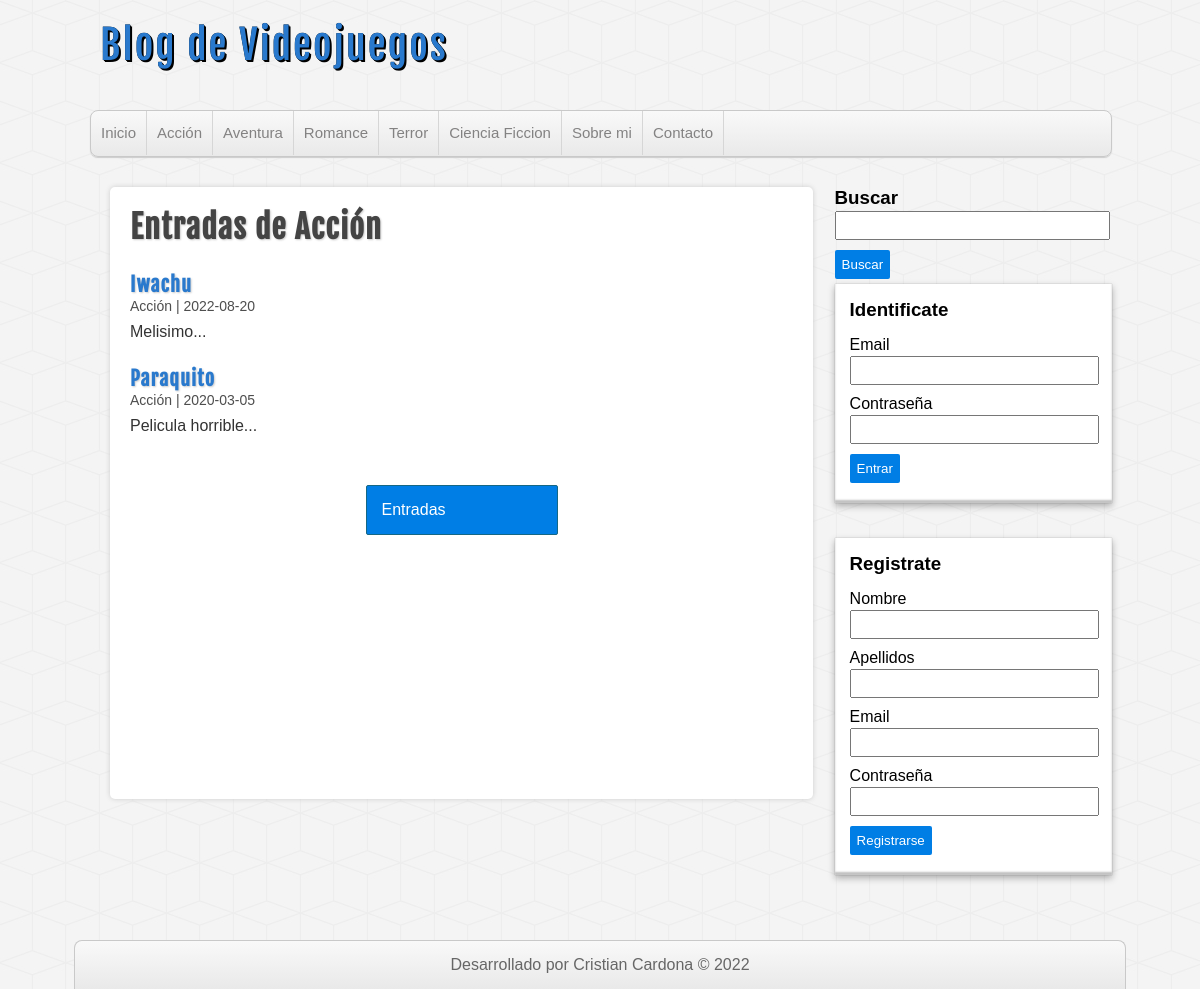
Page /proyecto-php/categoria.php?id=1 on the committed database.
### tables this page shows
CREATE TABLE categorias(
    id int(11) auto_increment not null,
    nombre varchar(100),
    CONSTRAINT PK_categorias PRIMARY KEY(id)
);

CREATE TABLE entradas(
    id int(11) auto_increment not null,
    usuario_id int(11) not null,
    categoria_id int(11) not null,
    titulo varchar(255) not null,
    descripcion MEDIUMTEXT,
    fecha date not null,
    CONSTRAINT PK_entradas PRIMARY KEY(id),
    CONSTRAINT FK_entradas_usuarios FOREIGN KEY(usuario_id)
    REFERENCES usuarios(id),
    CONSTRAINT FK_entradas_categorias FOREIGN KEY(categoria_id)
    REFERENCES categorias(id)
);

### proyecto-php/includes/helpers.php (called while the page is built, shortened)
<?php
    function conseguirCategorias($conexion){
        $sql = "SELECT * FROM categorias ORDER BY id ASC";
        $categorias = mysqli_query($conexion,$sql);
        $resultado = array();
        if($categorias && mysqli_num_rows($categorias) >= 1){
            $resultado = $categorias;
        }
        return $resultado;
    }
    function conseguirCategoria($conexion,$id){
        $sql = "SELECT * FROM categorias WHERE id ='$id'";
        $categorias = mysqli_query($conexion,$sql);
        $resultado = array();
        if($categorias && mysqli_num_rows($categorias) >= 1){
            $resultado = mysqli_fetch_assoc($categorias);
        }
        return $resultado;
    }
    function conseguirEntradas($conexion, $limit = false, $categoria = null, $busqueda = null){
        $sql = "SELECT en.*, ca.nombre as 'categoria' FROM entradas en ".
        "INNER JOIN categorias ca ON en.categoria_id = ca.id ";
        if(!empty($categoria)){
            $sql .= "WHERE en.categoria_id = $categoria ";
        }
        $sql .= " ORDER BY en.id DESC ";
        $entradas = mysqli_query($conexion, $sql);
        $resultado = array();
        if($entradas && mysqli_num_rows($entradas) >= 1){
            $resultado = $entradas;
        }
        return $resultado;
    }

### proyecto-php/categoria.php (the view, shortened to what this page needs)
<?php require_once 'includes/conexion.php'; ?>
<?php require_once 'includes/helpers.php'; ?>
<?php
    $categoria_actual = conseguirCategoria($conexion,$_GET['id']);
?>
<?php require_once 'includes/cabecera.php'; ?>
    <div id="contenedor">
    <?php require_once 'includes/lateral.php'; ?>
        <div id="principal">
            <h1>Entradas de <?=$categoria_actual['nombre']?></h1>
            <?php
                $entradas = conseguirEntradas($conexion,null,$_GET['id']);
                if(!empty($entradas) && mysqli_num_rows($entradas) >= 1):
                    while($entrada = mysqli_fetch_assoc($entradas)):
            ?>
                        <article class="entrada">
                            <a href="entrada.php?id=<?=$entrada['id']?>">
                                <h2><?=$entrada['titulo'];?></h2>
                                <span class="fecha"><?=$entrada['categoria']." | ".$entrada['fecha'] ?></span>
                                <p><?=substr($entrada['descripcion'], 0, 180)."...";?></p>
                            </a>
                        </article>
            <?php
                    endwhile;
                else:
            ?>
                <div class="alerta alerta-secondary">
                    No hay entradas en esta categoria
                </div>
            <?php
                endif;
            ?>
            <div id="ver-todas">
                <a href="">Entradas</a>
            </div>
        </div>
    <?php require_once 'includes/pie.php'; ?>
</body>
</html>

### proyecto-php/includes/cabecera.php (shortened to what this page needs)
<?php require_once 'includes/conexion.php'; ?>
<?php require_once 'includes/helpers.php'; ?>
<!DOCTYPE html>
<html lang="es">
<head>
    <link rel="stylesheet" href="assets/css/style.css">
</head>
<body>
    <header id="cabecera">
        <div id="logo">
            <a href="index.php">
                Blog de Videojuegos
            </a>
        </div>
        <nav id="menu">
            <ul>
                <li><a href="index.php">Inicio</a></li>
                <?php
                    $categorias = conseguirCategorias($conexion);
                    if(!empty($categorias)):
                        while($categoria = mysqli_fetch_assoc($categorias)):
                ?>
                            <li>
                                <a href="categoria.php?id=<?=$categoria['id']?>"><?=$categoria['nombre']?></a>
                            </li>
                <?php
                        endwhile;
                    endif;
                ?>
                <li><a href="index.php">Sobre mi</a></li>
                <li><a href="index.php">Contacto</a></li>
            </ul>
        </nav>
    </header>

### proyecto-php/assets/css/style.css (style rules this page uses)
* { margin: 0px; padding: 0px; font-family: sans-serif, Helvetica, Arial; text-decoration: none; }
body { background: url(../img/cubes.png) #F4F4F4; }
.fecha { color: #4e4e4e; margin-top:5px; font-size: 14px; }
#cabecera { width: 85%; height: auto; background: transparent; margin: 0px auto; }
#logo { float:left; width: 540px; height: 110px; }
#logo a { font-family: "fajala", Helvetica; font-size: 40px; letter-spacing: 2px; color: #2979CD; text-shadow: 0px 0px 0px black, 1px 1px 0px black, 2px 2px 0px black; transition: all 500ms; line-height: 90px; margin-left: 10px; }
#menu { clear: both; width: 100%; height: 45px; background: linear-gradient(to bottom, #f9f9f9 0px, #e9e9e9 100%); border: 1px solid #C9C9C9; border-radius: 8px; box-shadow: 0px 1px 1px #ccc; overflow: hidden; }
#menu ul { list-style: none; }
#menu ul li { float: left; line-height: 44px; border-right: 1px solid #D6D6D6; }
#menu ul li a { display: block; padding-left: 10px; padding-right: 10px; font-size: 15px; color: #838282; }
#contenedor { width: 85%; height: auto; margin: 0px auto; margin-top: 30px; margin-bottom: 30px; }
#principal { float: left; width: 65%; min-height: 572px; background:white; border-radius: 5px; box-shadow: 0px 0px 5px #ccc; margin-left: 20px; padding: 20px; overflow: hidden; }
#principal a { color: #333; }
#principal h1 { font-size: 32px; color: #444; letter-spacing: 1px; text-shadow: 1px 1px 2px #ccc; font-family: "fajala"; }
#principal h2 { font-size: 20px; color: #2979CD; text-shadow: 1px 1px 2px #ccc; letter-spacing: 1px; font-family: "fajala"; margin-top: 25px; }
#principal p { margin-top: 8px; }
#ver-todas a { display: block; border-radius: 2px; padding: 15px; color:white; background: #007ee5; border: 1px solid #156785; cursor:pointer; width: 160px; margin: 0px auto; margin-top:50px; }

### rows in the picture
categorias: nombre "Acción"
categorias: nombre "Aventura"
categorias: nombre "Romance"
categorias: nombre "Terror"
categorias: nombre "Ciencia Ficcion"
entradas: titulo "Iwachu", categoria.nombre "Acción", fecha "2022-08-20", descripcion "Melisimo"
entradas: titulo "Paraquito", categoria.nombre "Acción", fecha "2020-03-05", descripcion "Pelicula horrible"
